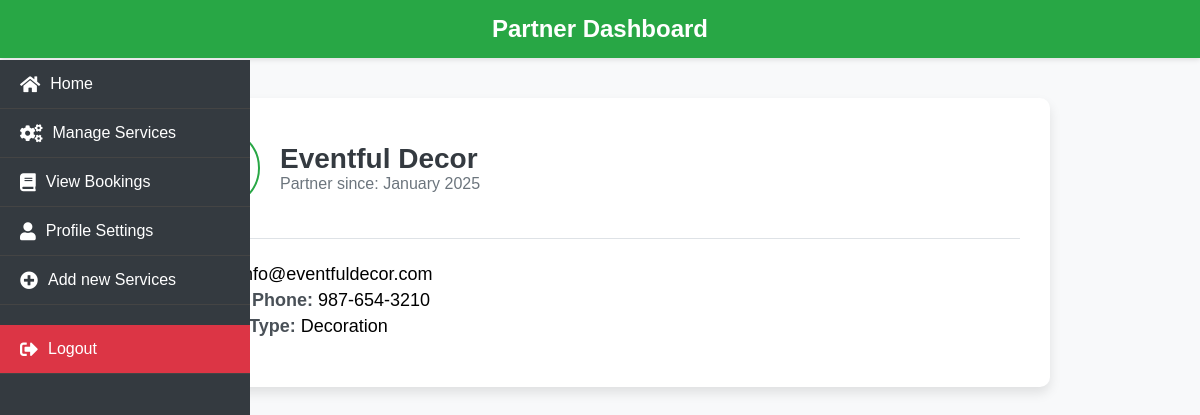
Screenshot of /partner_profile.php (signed in) with the database file from the repository.
### tables this page shows
CREATE TABLE `partners` (
  `partner_id` int(11) NOT NULL,
  `partner_name` varchar(255) DEFAULT NULL,
  `email` varchar(255) DEFAULT NULL,
  `contact_phone` varchar(15) NOT NULL,
  `service_type` varchar(255) NOT NULL,
  `description` text DEFAULT NULL,
  `status` enum('active','inactive') DEFAULT 'active',
  `created_at` timestamp NOT NULL DEFAULT current_timestamp(),
  `updated_at` timestamp NOT NULL DEFAULT current_timestamp() ON UPDATE current_timestamp(),
  `partner_pass` varchar(255) DEFAULT NULL
);

### partner_profile.php (the view, shortened to what this page needs)
<?php
require('db_config.php');
$partner_id = $_SESSION['partner_id'];
$stmt = $con->prepare("SELECT partner_name, email, contact_phone, service_type, created_at FROM partners WHERE partner_id = ?");
$stmt->bind_param("i", $partner_id);
$stmt->execute();
$result = $stmt->get_result();
$partner = $result->fetch_assoc();
?>
<!DOCTYPE html>
<html lang="en">
<head>
</head>
<body>
<?php include('partner_sidebar.php'); ?>
    <div class="container">
        <div class="profile-header">
            <div>
                <h1><?= htmlspecialchars($partner['partner_name']) ?></h1>
                <p>Partner since: <?= htmlspecialchars(date('F Y', strtotime($partner['created_at']))) ?></p>
            </div>
        </div>
        <div class="partner-info">
            <p><strong>Email:</strong> <?= htmlspecialchars($partner['email']) ?></p>
            <p><strong>Contact Phone:</strong> <?= htmlspecialchars($partner['contact_phone']) ?></p>
            <p><strong>Service Type:</strong> <?= htmlspecialchars($partner['service_type']) ?></p>
        </div>
    </div>
</body>
</html>

### partner_profile.php (style rules this page uses)
body { font-family: 'Roboto', sans-serif; background-color: #f8f9fa; margin: 0; padding: 0; }
.container { max-width: 900px; margin: 40px auto; background-color: white; padding: 30px; border-radius: 10px; box-shadow: 0 6px 12px rgba(0, 0, 0, 0.1); }
.profile-header { display: flex; align-items: center; gap: 20px; margin-bottom: 30px; }
.profile-header h1 { margin: 0; font-size: 28px; font-weight: 700; color: #343a40; }
.profile-header p { margin: 0; color: #6c757d; font-size: 16px; }
.partner-info { margin: 20px 0; border-top: 1px solid #dee2e6; padding-top: 20px; }
.partner-info p { font-size: 18px; margin: 5px 0; }
.partner-info strong { color: #495057; }

### partner_sidebar.php (style rules this page uses)
* { margin: 0; padding: 0; box-sizing: border-box; }
body { font-family: Arial, sans-serif; background-color: #f8f9fa; }

### rows the page displays
partners: partner_name "Eventful Decor", created_at "January 2025", email "info@eventfuldecor.com", contact_phone "987-654-3210", service_type "Decoration"
